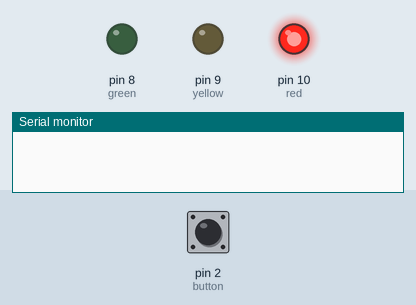
A sketch run on a simulated Arduino Uno, built with avr-gcc and run on an emulated ATmega328P. Parts: output pins drawn as LEDs (lit = HIGH), the last lines printed to the serial monitor. The test bench sets the inputs (shaded band); at power-on: pin 2 (button) LOW.

Above: at 1.2 s.
1.3 s: pin 2 (button) pulled HIGH for 0.15 s
At 9.1 s:
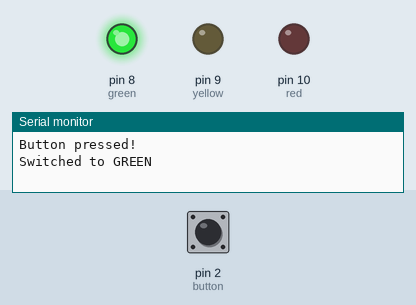
At 14.9 s:
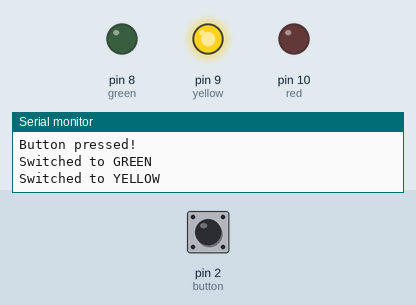
Timing chart, 0 to 31.5 s (numbered marks = the images above; inputs shaded):
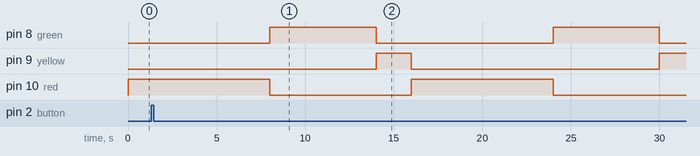

Measured:
- by itself, pin 8 (green): alternates HIGH for 6.0 s and LOW for 10.0 s

The sketch:

Traffic-Controller.ino
```cpp
const int red = 10;
const int yellow = 9;
const int green = 8;
const int button = 2;
bool pressed = false;
String light = "red";
unsigned long startTime = 0;

void setup() {
  pinMode(red, OUTPUT);
  pinMode(yellow, OUTPUT);
  pinMode(green, OUTPUT);
  pinMode(button, INPUT);
  digitalWrite(red, HIGH);
  Serial.begin(9600); // For debugging
}

void loop() {
  // Read the button state
  if (digitalRead(button) == HIGH && !pressed) {
    pressed = true;
    Serial.println("Button pressed!");
  }

  // Red light logic
  if (light == "red" && millis() - startTime >= 8000) {
    light = "green";
    startTime = millis();
    pressed = false;
    digitalWrite(red, LOW);
    digitalWrite(green, HIGH);
    Serial.println("Switched to GREEN");
  }

  // Green light logic
  if (light == "green" && millis() - startTime >= 6000) {
    light = "yellow";
    startTime = millis();
    digitalWrite(green, LOW);
    digitalWrite(yellow, HIGH);
    Serial.println("Switched to YELLOW");
  }

  // Yellow light logic
  if (light == "yellow" && millis() - startTime >= 2000) {
    light = "red";
    startTime = millis();
    digitalWrite(yellow, LOW);
    digitalWrite(red, HIGH);
    Serial.println("Switched to RED");
  }

  // Button logic for crossing (interrupting green light)
  if (pressed && light == "green" && millis() - startTime >= 2000) {
    light = "yellow";
    startTime = millis();
    digitalWrite(green, LOW);
    digitalWrite(yellow, HIGH);
    Serial.println("Button triggered YELLOW during GREEN");
  }
}
```
